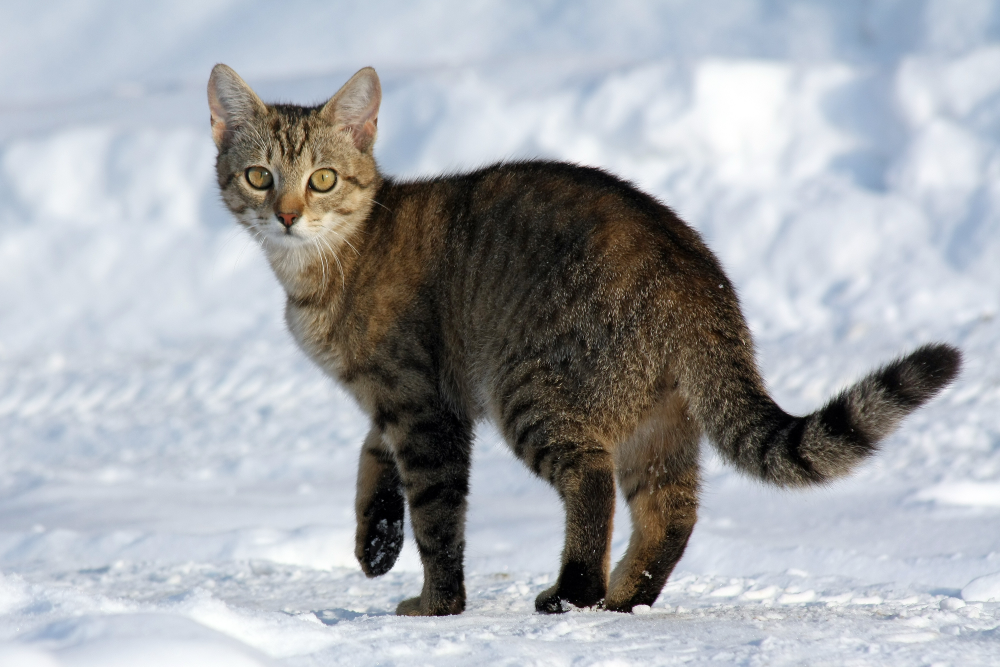
#> input picture docs/notebooks/resources/cat_in_snow.jpg, 3000 x 2000 px (shown at 1/3 size)
$ jupyter execute --allow-errors image.ipynb
#> lines starting #> are read from the running program, lines starting #| are printed output that depends on the picture
### pyrception/visual/rf.py
from collections.abc import Callable, Iterable
from pathlib import Path
from typing import Any

import numpy as np
import skimage as ski
from bokeh.plotting import figure
from scipy.sparse import csc_array, csr_array
from tqdm import tqdm

from pyrception import conf, logger, utils
from pyrception.utils import plot
from pyrception.utils.enums import KernelFilter, KernelShape, RFArrangement
from pyrception.utils.mixins import LoggingMixin
from pyrception.utils.processors import VideoLoader, VideoRecorder
from pyrception.visual.kernel import Kernel


class ReceptiveFields(LoggingMixin):
    def __init__(
        self,
        size: tuple[int, ...] | np.ndarray,
        sectors: int = 64,
        arrangement: RFArrangement | str = RFArrangement.LogPolar,
        phyllotactic: bool = False,
        ksize: int | tuple[int, ...] | np.ndarray | None = None,
        kscale: tuple[int, ...] | np.ndarray | None = None,
        kbounds: tuple[int, ...] | np.ndarray | None = None,
        kangle: float = 0.0,
        kshape: KernelShape | str = KernelShape.Elliptic,
        kfilter: KernelFilter | str = KernelFilter.Uniform,
        kparams: dict[str, Any] | None = None,
        substrate: np.ndarray | None = None,
        name: str | None = None,
        notifier: Callable | None = None,
    ):
        """
        A set of receptive fields that can be used as the base for a layer.

        Args:
            size:
                The dimensions of the visual field (height, width, depth).
                NOTE: Colour vision is not implemented yet.
                It would be necessary to take into account the depth dimension.

            sectors:
                Number of sectors ('wedges') for logpolar receptive fields.

            arrangement:
                Defines how the RFs are arranged spatially to cover the visual field.

            phyllotactic:
                Switch for phyllotactic arrangement of receptive fields. Only relevant for logpolar arrangement.

            ksize:
                The kernel size. Only used for Cartesian arrangements at the moment.
                For logpolar arrangements, the kernel size is computed based on the distance from the fovea.

            kscale:
                A scaling factor for kernels.
                A 2D value indicates that each dimension should be scaled independently.
                Larger values result in kernels that may overlap more, while smaller
                values may result in kernels that leave gaps in the visual field.

            kbounds:
                Kernel size bounds. Can be specified in any of the following forms:
                    - (min_x, min_y, max_x, max_y): Upper and lower bounds specified.
                    - (min_x, min_y): Implicitly no upper bound.
                    - (1, 1, max_x, max_y): No lower bound (beyond the trivial (1, 1)).

            kangle:
                Kernel rotation angle in degrees. Assumed to increase from 0 to 360 *counterclockwise*.

            kshape:
                The kernel shape.
                NOTE: This is *not* the same as a tensor shape.
                Rather, it is the geometric shape of the kernel (rectangular, elliptic, etc.).

            kfilter:
                The filter response type for receptive fields in this layer.

            kparams:
                Extra parameters to pass to the kernel factory function.

            substrate:
                The coordinates of the input cells that constitute the 'substrate'
                to which the receptive fields are applied.

            name:
                An optional name for this instance.

            notifier:
                A progress notification function.
        """

        super().__init__(name, notifier)

        size = utils.arg2np(size, ext=3)
        self.size = size[:2]
        self.sectors = int(sectors)
        self.arrangement = RFArrangement(arrangement)
        self.phyllotactic = phyllotactic
        self.ksize = utils.arg2np(ksize or (3, 3), ext=2, fill=True, bounds=(1, None))
        self.kscale = utils.arg2np(
            kscale or (1.0, 1.0),
            bounds=(0.05, None),
            dtype=np.float32,
            pad=2,
            val=kscale,
            fill=True,
            ext=2,
        )
        self.kbounds = utils.arg2np(
            kbounds or (1, 1), ext=4, pad=4, val=np.iinfo(np.int32).max, fill=True
        )
        self.kangle = float(kangle)
        self.kshape = KernelShape(kshape)
        self.kfilter = KernelFilter(kfilter)
        self.kparams = kparams or {}
        self.substrate = (
            utils.make_substrate(self.size[0], self.size[1])
            if substrate is None
            else substrate
        )

        # Internal attributes used for constructing receptive fields.
        # ==================================================
        self.height = self.size[0].item()
        self.width = self.size[1].item()
        self.depth = 1 if size.size < 3 else size[2].item()
        self.center = self.size // 2
        self.cell_count: int = 0
        self.cell_coordinates: np.ndarray | None = None
        self.cell_indices: tuple[np.ndarray, ...] | None = None
        self.forward_synapses: np.ndarray | None = None
        self.feedback_synapses: np.ndarray | None = None
        self.rf_indices: np.ndarray | None = None
        self.rf_rows: np.ndarray | None = None
        self.rf_cols: np.ndarray | None = None
        self.rf_vals: np.ndarray | None = None
        self.rf_sizes: np.ndarray | None = None
        self.fb_counts: np.ndarray | None = None
        self.cell_rows: np.ndarray | None = None
        self.cell_cols: np.ndarray | None = None
        self.cell_rings: np.ndarray | None = None
        self.cell_sectors: np.ndarray | None = None
        self.kernels: dict | None = None

        self.make_rfs()

    def __repr__(self):
        cls = self.__class__.__name__
        return f"{cls} | size: {self.size} | cell count: {self.cell_count})"

    # [430 lines left out: functions _flatten, _make_arrangement, _make_logpolar_arrangement, _make_cartesian_arrangement, _extract_segment_indices, make_rfs and 1 more, not called in this run]

### docs/notebooks/image.ipynb
# Static image

This is an example of applying retinomorphic convolution to a static image. It also demonstrates how the different layers are built and shows some plots of cells and their receptive fields for each layer.

[cell 1]
import warnings

warnings.filterwarnings("ignore")

import numpy as np
import skimage as ski

from pathlib import Path

from pyrception.utils import plot
from pyrception import logger
from pyrception.visual.rf import ReceptiveFields
from pyrception.visual.layers import (
    ReceptorLayer,
    HorizontalLayer,
    BipolarLayer,
    AmacrineLayer,
    GanglionLayer,
)
from pyrception.utils.enums import RFArrangement, KernelFilter, KernelShape

## Open an image

[cell 2]
img_path = Path("./resources/cat_in_snow.jpg")
img = ski.io.imread(img_path, as_gray=True)
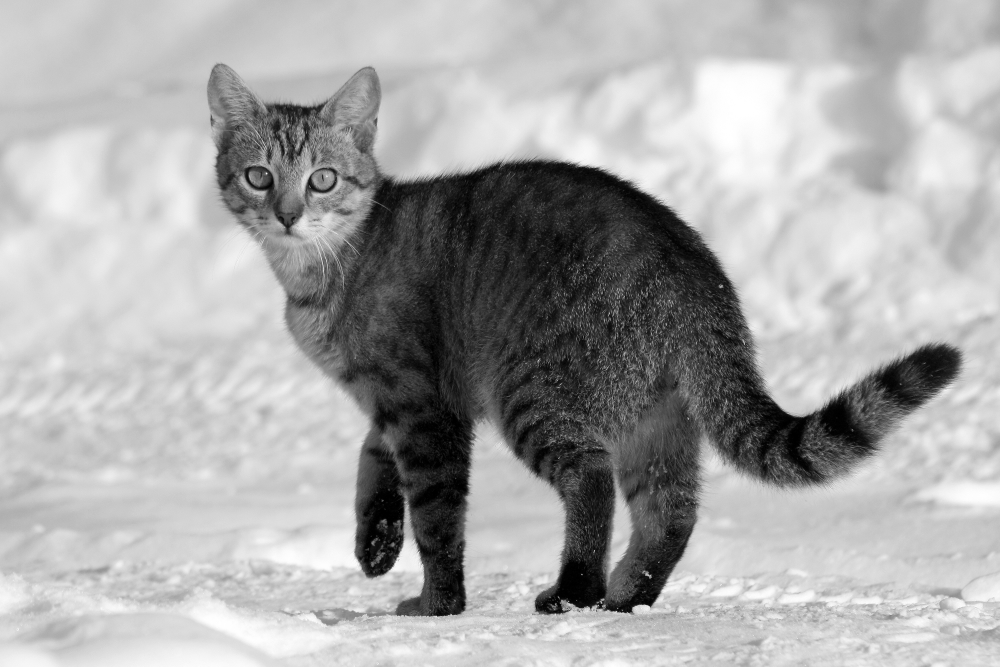
#> img: shape (2000, 3000) float64 (shown at 1/3 size); min 0, max 1, mean 0.661
img = ski.transform.resize(img, np.array(img.shape) // 4, anti_aliasing=True)
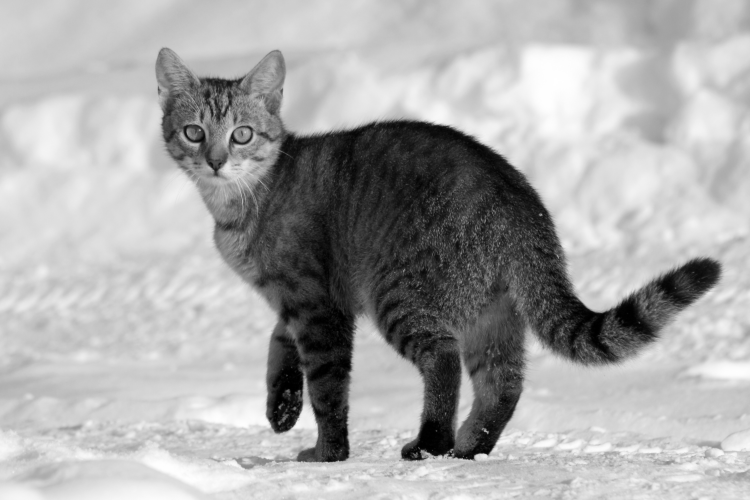
#> img: shape (500, 750) float64; min 0.000191, max 1, mean 0.661

[cell 3]
size = img.shape
#> size = (500, 750)

## Visualising the output of retinal layers

First, show the image that we are working with.

[cell 4]
plot.show_composite(plot.image(img, title="Original image (greyscale)"))
#> (this line was passed over: pyrception is not available in this run)

<span style="font-size: 0.75em;">
©️ Image credit: <a src="https://en.wikipedia.org/wiki/Cat#/media/File:Felis_catus-cat_on_snow.jpg">Von.grzanka</a> (licensed under <a src="https://creativecommons.org/licenses/by-sa/3.0">CC-BY-SA-3.0</a>).
</span>

### Receptor layer

This layer is a simple proxy for the first layer of cells in the retina: photoreceptors.

#> (a cell that did not finish here is left out)

### Horizontal layer

Horizontal cells compute the **mean local brightness** $\tilde{I}$ of the patch of the visual field corresponding to their respective receptive fields, as the average of the light intensities $I$ signalled by the photoreceptors feeding into those receptive fields. The receptive fields overlap (see the plot below), so a single photoreceptor might contribute to the activation of more than one horizontal cell. Each horizontal cell sends the mean brightness as a feedback signal to all photoreceptors within its receptive field. As a result, the output signal $I^{\prime}$ of photoreceptors is the deviation of the raw photoreceptor activation $I$ from the mean intensity $\tilde{I}$:

$$
I^{\prime} = I - \tilde{I}
$$

#> (a cell that did not finish here is left out)
